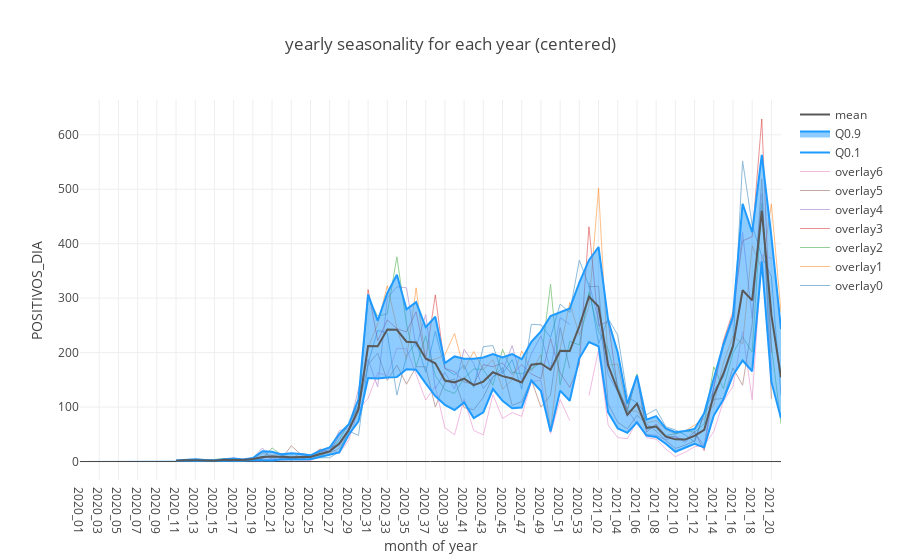

Notebook source saved alongside this figure:
### Code cell
fig = ts.plot_quantiles_and_overlays(groupby_time_feature="year_woy",
                               show_mean=True,
                               show_quantiles=True,
                                show_overlays=True,
                                overlay_style={"line": {"width": 1}, "opacity": 0.5},
                                xlabel="month of year",
                                ylabel='POSITIVOS_DIA',
                                center_values=False,
                                title="yearly seasonality for each year (centered)",
                                )
plotly.io.show(fig)
fig.show(renderer="colab")
